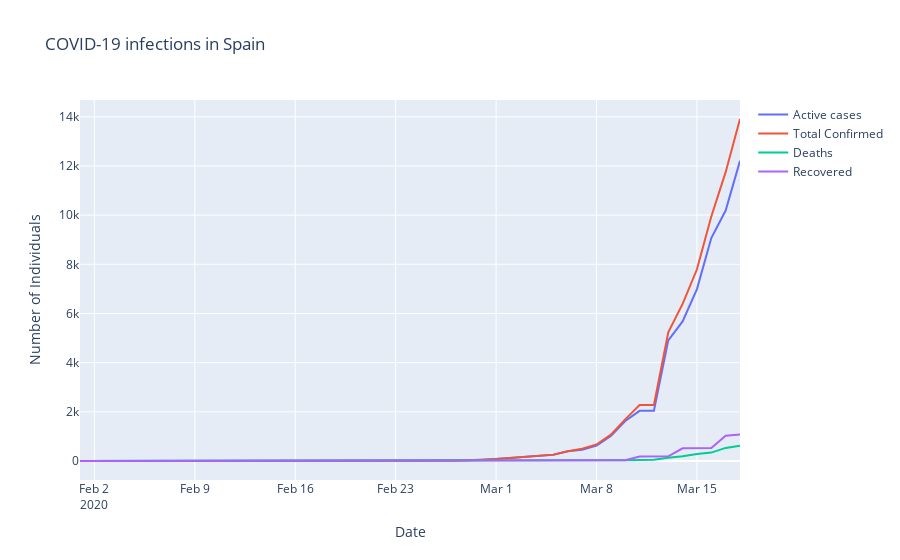

The code cell stored with this chart in its notebook:
### Code cell
region = 'Spain'

print('Fatality rate: {:.2f}%'.format(100 *
                                     df[(df['Country/Region'] == region) &
                                        (df['date'] == df['date'].iloc[-1])]['Deaths'].sum() /
                                     df[(df['Country/Region'] == region) &
                                        (df['date'] == df['date'].iloc[-1])]['Confirmed'].sum()))

fig = go.Figure()
fig.add_trace(go.Scatter(
                x=df[df['Country/Region'] == region].groupby('date')['date'].first(),
                y=df[df['Country/Region'] == region].groupby('date')['Active'].sum(),
                name="Active cases"))

fig.add_trace(go.Scatter(
                x=df[df['Country/Region'] == region].groupby('date')['date'].first(),
                y=df[df['Country/Region'] == region].groupby('date')['Confirmed'].sum(),
                name="Total Confirmed"))

fig.add_trace(go.Scatter(
                x=df[df['Country/Region'] == region].groupby('date')['date'].first(),
                y=df[df['Country/Region'] == region].groupby('date')['Deaths'].sum(),
                name="Deaths"))

fig.add_trace(go.Scatter(
                x=df[df['Country/Region'] == region].groupby('date')['date'].first(),
                y=df[df['Country/Region'] == region].groupby('date')['Recovered'].sum(),
                name="Recovered"))

fig.update_layout(title="COVID-19 infections in {}".format(region),
                  xaxis_title="Date",
                  yaxis_title="Number of Individuals")

fig.show()
